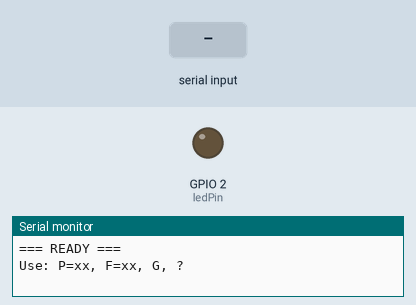
Bench run of a sketch on a simulated ESP32. On the bench: output pins drawn as LEDs (lit = HIGH), the last lines printed to the serial monitor. The test bench sets the inputs (shaded band).

Above: at 1.2 s.
1.3 s: "P" received over Serial
At 3.7 s:
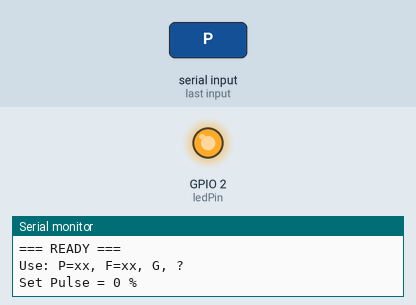
3.8 s: "F" received over Serial
6.3 s: "G" received over Serial
At 7.4 s:
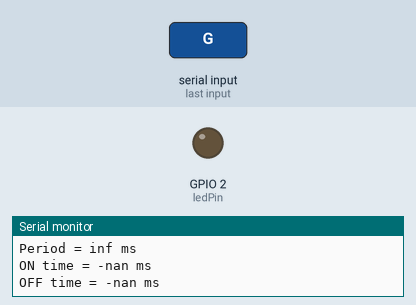
Timing chart, 0 to 9.3 s (numbered marks = the images above; inputs shaded):
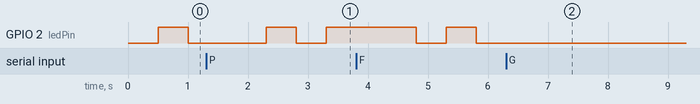

The sketch:

5.ino
```cpp
String strData;
String Cmd;
int Pulse = 50;
int Freq = 1;

unsigned long prevMillis = 0;
unsigned long currentMillis;

float period = 1000;
float onTime = 500;

int ledPin = 2;
bool ledState = false;

void setup() {
  Serial.begin(115200);
  pinMode(ledPin, OUTPUT);

  Serial.println("=== READY ===");
  Serial.println("Use: P=xx, F=xx, G, ?");
}

void loop() {
  if (Serial.available()) {
    strData = Serial.readString();
    strData.trim();

    Cmd = strData.substring(0, 1);

    if (Cmd == "P") {
      Pulse = strData.substring(2).toInt();
      Serial.printf("Set Pulse = %d %%\n", Pulse);
    }

    if (Cmd == "F") {
      Freq = strData.substring(2).toInt();
      Serial.printf("Set Freq = %d Hz\n", Freq);
    }

    if (Cmd == "G") {
      calculateTime();
    }

    if (Cmd == "?") {
      Serial.println("P=xx → Pulse (%)");
      Serial.println("F=xx → Frequency (Hz)");
      Serial.println("G → Show result");
    }
  }

  currentMillis = millis();

  if (ledState && currentMillis - prevMillis >= onTime) {
    ledState = false;
    prevMillis = currentMillis;
    digitalWrite(ledPin, LOW);
  }
  else if (!ledState && currentMillis - prevMillis >= (period - onTime)) {
    ledState = true;
    prevMillis = currentMillis;
    digitalWrite(ledPin, HIGH);
  }
}

void calculateTime() {
  period = 1000.0 / Freq;
  onTime = (period * Pulse) / 100.0;

  Serial.println("=== CALCULATION ===");
  Serial.printf("Period = %.2f ms\n", period);
  Serial.printf("ON time = %.2f ms\n", onTime);
  Serial.printf("OFF time = %.2f ms\n", period - onTime);
}
```

Measured:
- after the input at 6.3 s, GPIO 2 (ledPin): stops changing and stays LOW
